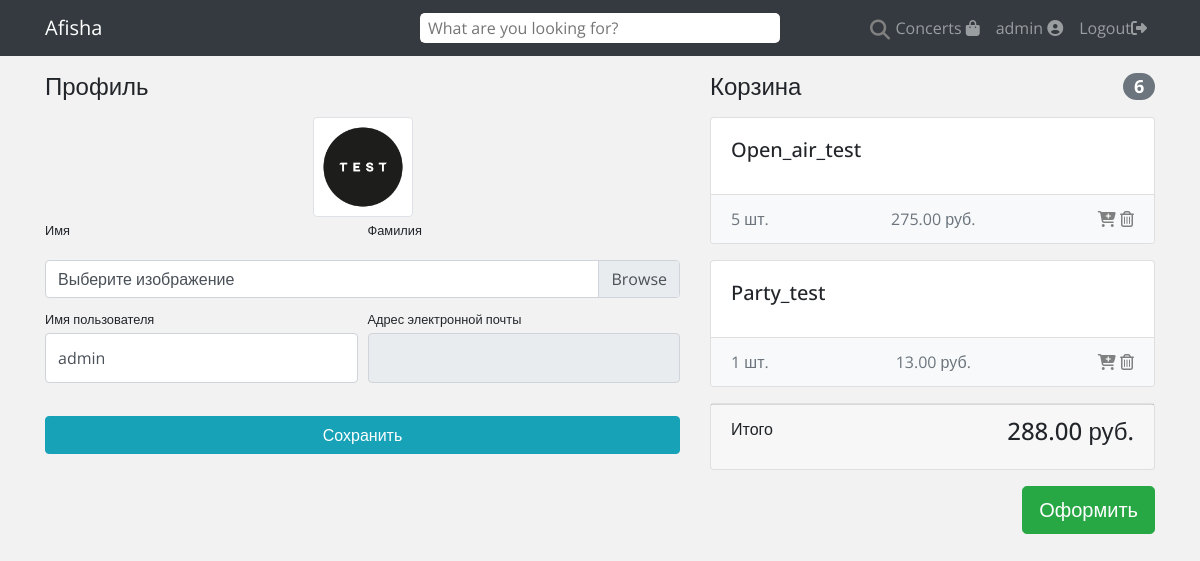
Page /users/profile/ (signed in) on the committed database.
### users/models.py (models this page shows)
class User(AbstractUser):
    age = models.PositiveIntegerField(blank=False, default=18)
    first_name = None
    last_name = None
    image = models.ImageField(upload_to='users_avatar', blank=True)

### concert/models.py (models this page shows, shortened)
class Basket(models.Model):
    user = models.ForeignKey(User, on_delete=models.CASCADE)
    concert = models.ForeignKey(Concert, on_delete=models.CASCADE)
    quantity_items_on_basket = models.PositiveIntegerField(default=0)
    created_timestamp = models.DateTimeField(auto_now_add=True)
    def sum(self):
        return self.quantity_items_on_basket * self.concert.price

class Concert(models.Model):
    name = models.CharField(max_length=64, unique=True)
    description = models.TextField(blank=True)
    quantity_tickets = models.PositiveIntegerField(default=100, blank=False)
    price = models.DecimalField(max_digits=8, decimal_places=2, default=0)
    post_image = models.ImageField(upload_to='concerts_images', blank=True, null=True, max_length=500)

### users/views.py (the view)
# urls.py: path('profile/', profile, name='profile'),
@login_required
def profile(request):
    user = request.user
    if request.method == 'POST':
        form = UserProfileForm(data=request.POST, files=request.FILES, instance=user)
        if form.is_valid():
            form.save()
            return HttpResponseRedirect(reverse('users:profile'))
    else:
        form = UserProfileForm(instance=user)
    baskets = Basket.objects.filter(user=user)
    total_sum = sum(basket.sum() for basket in baskets)
    total_quantity = sum(basket.quantity_items_on_basket for basket in baskets)
    context = {
        'form': form,
        'baskets': baskets,
        'total_sum': total_sum,
        'total_quantity': total_quantity,
    }
    return render(request, 'users/profile.html', context)

### users/forms.py
class UserProfileForm(UserChangeForm):
    email = forms.EmailField(widget=forms.TextInput({
        'readonly': True
    }))
    image = forms.ImageField(widget=forms.FileInput(), required=False)
    class Meta:
        model = User
        fields = ('username', 'email', 'image', 'password')
    def __init__(self, *args, **kwargs):
        super(UserChangeForm, self).__init__(*args, **kwargs)
        for field_name, field in self.fields.items():
            field.widget.attrs['class'] = 'form-control py-4'
        self.fields['image'].widget.attrs['class'] = 'custom-file-input'

### users/templates/users/profile.html (shortened to what this page needs)
{% extends 'concerts/base.html' %}
{% load static %}
{% block css %}
    <link href="{% static 'css/profile.css' %}" rel="stylesheet">
{% endblock %}
{% block content %}
    <div class="container">
        <div class="row">
            <div class="col-lg-7">
                <h4 class="mt-3 mb-3">Профиль</h4>
                <div class="col-lg-12 text-center">
                    <img width="100" height="100"
                    src="{% if user.image %} {{ user.image.url }} {% else %}
                    {% static 'vendor/img/users/default_avatar.jpg' %} {% endif %}"
                    class="img-thumbnail">
                </div>
                <form action="{% url 'users:profile' %} " method="post" enctype="multipart/form-data">
                    <div class="form-row">
                        <div class="col-lg-6">
                            <div class="form-group">
                                <label class="small mb-1" for="{{ form.first_name.id_for_label }}">Имя</label>
                            </div>
                        </div>
                        <div class="col-lg-6">
                            <div class="form-group">
                                <label class="small mb-1" for="{{ form.last_name.id_for_label }}">Фамилия</label>
                            </div>
                        </div>
                    </div>
                    <div class="form-row mb-2">
                        <div class="col-lg-12">
                            <div class="custom-file">
                                <label class="custom-file-label" for="{{ form.image.id_for_label }}">Выберите
                                    изображение</label>
                            </div>
                        </div>
                    </div>
                    <div class="form-row">
                        <div class="col-lg-6">
                            <label class="small mb-1" for="{{ form.username.id_for_label }}">Имя пользователя</label>
                            {{ form.username }}
                        </div>
                        <div class="col-lg-6">
                            <label class="small mb-1" for="{{ form.email.id_for_label }}">Адрес электронной
                                почты</label>
                            {{ form.email }}
                        </div>
                    </div>
                    <div class="form-row">
                        <div class="col-lg-12" style="margin-top: 33px;">
                            <input class="btn btn-info btn-block" type="submit" value="Сохранить">
                        </div>
                    </div>
                </form>
            </div>
            {% include 'concerts/basket.html' %}
        </div>
    </div>
{% endblock %}

### concert/templates/concerts/base.html (shortened to what this page needs)
{% load static %}
<!DOCTYPE html>
<html lang="en">
<head>
    <link href="{% static 'vendor/bootstrap/css/bootstrap.min.css' %}" rel="stylesheet">
    <link href="/static/css/base.css" rel='stylesheet'>
    {% block css %}{% endblock %}
</head>
<body>
<nav class="navbar navbar-expand-lg navbar-dark bg-dark fixed-top">
    <div class="container">
        <a class="navbar-brand" href="{% url 'index' %}">Afisha</a>
        <div class="collapse navbar-collapse" id="navbarResponsive">
            <ul class="navbar-nav ml-auto">
                <div class="wrap">
                    <form class="search" method="GET" action="{% url 'concerts:searchResults' %}">
                        <input type="text" name="q" class="searchTerm" placeholder="What are you looking for?">
                        <button type="submit" class="searchButton">
                            <i class="fa fa-search"></i>
                        </button>
                    </form>
                </div>
                <li class=" nav-item
                    ">
                    <a class="nav-link" href="{% url 'concerts:index' %}">Concerts <i class="fas fa-shopping-bag"></i>
                    </a>
                </li>
                {% if user.is_authenticated %}
                    <li class="nav-item">
                        <a class="nav-link" href="{% url 'users:profile' %}"> {{ user.username }}
                            <i class="fas fa-user-circle"></i>
                        </a>
                    </li>
                    <li class="nav-item">
                        <a class="nav-link" href="{% url 'users:logout' %}">Logout<i
                                class="fas fa-sign-out-alt"></i></a>
                    </li>
                {% else %}
                    <li class="nav-item">
                        <a class="nav-link" href="{% url 'users:login' %}">Sign in <i
                                class="fas fa-sign-in-alt"></i></a>
                    </li>
                {% endif %}
            </ul>
        </div>
    </div>
</nav>
{% block content %} {% endblock %}
</body>
</html>

### concert/templates/concerts/basket.html (shortened to what this page needs)
{% if baskets %}
    <div class="col-lg-5">
        <h4 class="mt-3 mb-3 d-flex justify-content-between align-items-center mb-3">
            Корзина <span class="badge badge-secondary badge-pill">{{ total_quantity }}</span>
        </h4>
        {% for basket in baskets %}
            <div class="card mb-3">
                <div class="card-body">
                    <h5 class="card-title">{{ basket.concert.name }}</h5>
                </div>
                <ul class="list-group list-group-flush">
                    <li class="list-group-item d-flex justify-content-between lh-condensed bg-light">
                        <span class="text-muted">{{ basket.quantity_items_on_basket }} шт.</span>
                        <span class="text-muted">{{ basket.sum }} руб.</span>
                        <span class="text-muted">
                    <a href="{% url 'concerts:basket_add' basket.concert.id %}"
                       style="text-decoration: none; color: gray;">
                        <i class="fas fa-cart-plus"></i>
                    </a>
                  <a href="{% url 'concerts:basket_delete' basket.id %}" style="text-decoration: none; color: gray;">
                                <i class="far fa-trash-alt"></i>
                  </a>
                </span>
                    </li>
                </ul>
            </div>
        {% endfor %}
        <div class="card mb-3">
            <div class="card-footer">
                <p class="float-left">Итого</p>
                <h4 class="float-right">{{ total_sum }} руб.</h4>
            </div>
        </div>
        <button type="button" class="btn btn-success btn-lg float-right">Оформить</button>
    </div>
{% else %}
    <h4 class="mt-3 mb-3 mb-3 text-center">
        Корзина пуста
    </h4>
{% endif %}

### static/css/base.css (style rules this page uses)
body { background: #f2f2f2; font-family: 'Open Sans', sans-serif; }
.search { width: 100%; position: relative; display: flex; }
.searchTerm { width: 100%; border: 3px solid #fff; border-right: none; padding: 5px; height: 30px; border-radius: 5px 5px 5px 5px; outline: none; color: gray; }
.searchButton { position: absolute; left: 435px; top: -8px; width: 50px; height: 50px; border: 0 solid ; background: none; text-align: center; color: gray; border-radius: 50%; cursor: pointer; font-size: 20px; }
.wrap { width: 30%; position: absolute; top: 50%; left: 50%; transform: translate(-50%, -50%); }

### static/css/profile.css (style rules this page uses)
body { padding-top: 56px; }

### rows in the picture
User: username "admin", image (picture)
Basket: concert.name "Open_air_test", quantity_items_on_basket "5", sum "275.00"
Basket: concert.name "Party_test", quantity_items_on_basket "1", sum "13.00"

### other values in the picture
{{ total_quantity }} "6"
{{ total_sum }} "288.00"
